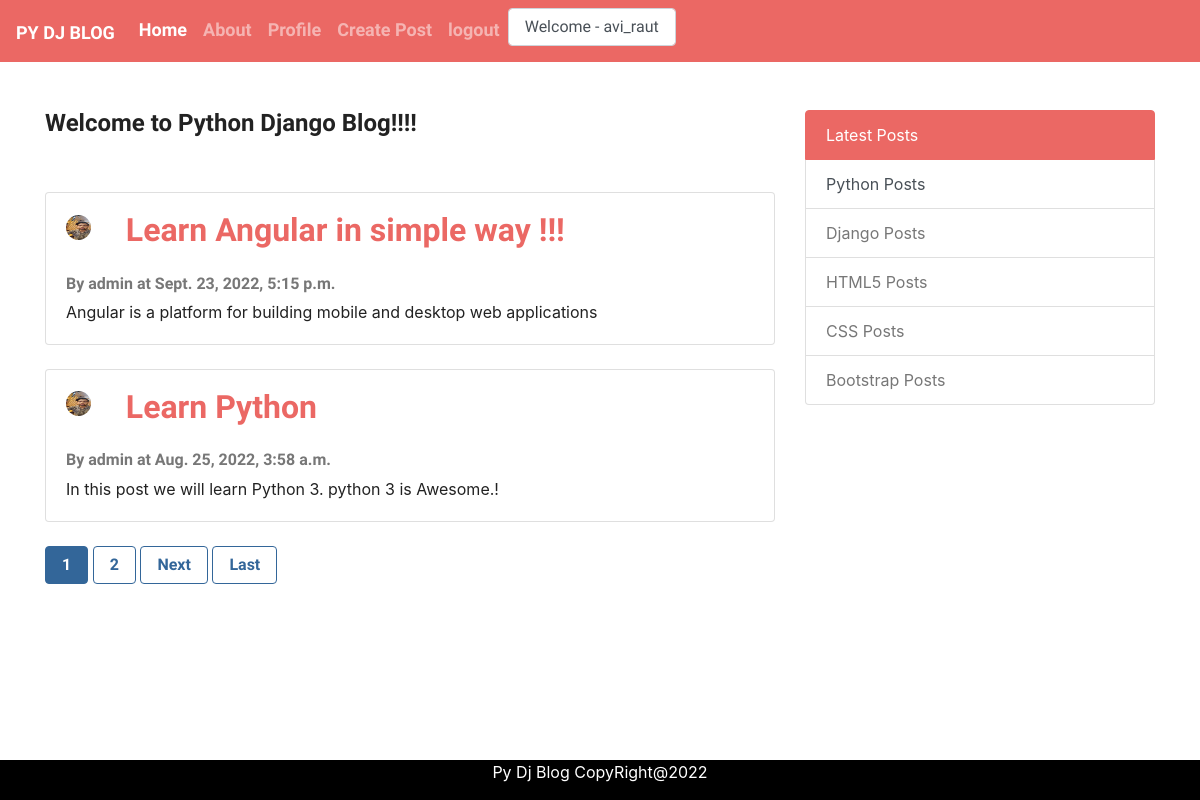
The page / (signed in) on the database its author committed.
### blog/models.py (models this page shows, shortened)
class Post(models.Model):
    title = models.CharField(max_length=100)
    content = models.TextField()
    date_posted = models.DateTimeField(default=timezone.now)  # possible values - auto_now = True , auto_now_add = True, default
    author = models.ForeignKey(User,on_delete = models.CASCADE)

### users/models.py (models this page shows, shortened)
class Profile(models.Model):
       user = models.OneToOneField(User, on_delete=models.CASCADE)
       image = models.ImageField(default='profile_pics/default.jpg', upload_to='profile_pics')

### blog/views.py (the view)
# urls.py: path('',PostListView.as_view(),name='home'),
class PostListView(ListView):
    model = Post
    template_name = 'home.html'  # <app>/<model>_<viewtype>.html
    context_object_name = 'posts'
    ordering = ['-date_posted']
    paginate_by = 2

### blog/templates/home.html (shortened to what this page needs)
{% extends 'base.html'%}
{% block content%}
        <h4>Welcome to Python Django Blog!!!!</h4>
        <br/>
        <br/>
        {% for p in posts  %}
        <div class="card">
            <div class="card-body">
              <div class="row">
                <div class="col-md-1">
                  <img class="rounded-circle" style="height:25px;width:25px" src="{{ p.author.profile.image.url }}">
                </div>
                <div  class="col-md-11">
                  <h2><a class="card-title" href="{% url 'post-detail' p.id %}">{{p.title}}</a></h2>
                </div>
              </div>
              <br>
              <h6 class="card-subtitle mb-2 text-muted">By {{p.author}} at {{p.date_posted}} <br/>
              </h6>
              <p class="card-text" style='white-space:pre'>{{p.content}}</p>
            </div>
        </div>
        <br/>
        {% endfor %}
        {% if is_paginated %}
      {% for num in page_obj.paginator.page_range %}
        {% if page_obj.number == num %}
          <a class="btn btn-info mb-4" href="?page={{ num }}">{{ num }}</a>
        {% elif num > page_obj.number|add:'-3' and num < page_obj.number|add:'3' %}
          <a class="btn btn-outline-info mb-4" href="?page={{ num }}">{{ num }}</a>
        {% endif %}
      {% endfor %}
      {% if page_obj.has_next %}
        <a class="btn btn-outline-info mb-4" href="?page={{ page_obj.next_page_number }}">Next</a>
        <a class="btn btn-outline-info mb-4" href="?page={{ page_obj.paginator.num_pages }}">Last</a>
      {% endif %}
    {% endif %}
{% endblock %}

### templates/base.html (shortened to what this page needs)
{% load static %}
<!DOCTYPE html>
<html lang="en">
<head>
    <link rel="stylesheet" type="text/css" href="{% static 'css/bootstrap.min.css'%}">
    <link rel="stylesheet" type="text/css" href="{% static 'css/custom.css'%}">
</head>
<body>
    <nav class="navbar navbar-expand-lg navbar-dark bg-primary">
        <a class="navbar-brand" href="#">Py DJ Blog</a>
        <div class="collapse navbar-collapse" id="navbarColor01">
          <ul class="navbar-nav mr-auto">
            <li class="nav-item active">
              <a class="nav-link" href="{% url 'home' %}">Home <span class="sr-only">(current)</span></a>
            </li>
            <li class="nav-item">
              <a class="nav-link" href="{% url 'about' %}">About</a>
            </li>
            {% if user.is_authenticated %}
              <li class="nav-item">
                <a class="nav-link" href="{% url 'profile' %}">Profile</a>
              </li>
              <li class="nav-item">
                <a class="nav-link" href="{% url 'post-create' %}">Create Post</a>
              </li>
              <li class="nav-item">
                <a class="nav-link" href="{% url 'logout' %}">logout</a>
              </li>
              <li>
                <label class="form-control">Welcome - {{ user.username }}</label>
              </li>
            {% endif %}
          </ul>
        </div>
      </nav>
    <br/>
    <br/>
    <div class="container">
      <div class="row">
      <div class="col-sm-8">
        {% block content%}
        {% endblock %}
      </div>
      <div class="col-sm-4">
        <div class="list-group">
          <a href="#" class="list-group-item list-group-item-action active">
            Latest Posts
          </a>
          <a href="#" class="list-group-item list-group-item-action">
            Python Posts
          </a>
          <a href="#" class="list-group-item list-group-item-action disabled">
            Django Posts
          </a>
          <a href="#" class="list-group-item list-group-item-action disabled">
            HTML5 Posts
          </a>
          <a href="#" class="list-group-item list-group-item-action disabled">
            CSS Posts
          </a>
          <a href="#" class="list-group-item list-group-item-action disabled">
            Bootstrap Posts
          </a>
        </div>
      </div>
    </div>
    </div>
  <div class="footer">
      <p>Py Dj Blog CopyRight@2022</p>
  </div>
</body>
</html>

### static/css/custom.css (style rules this page uses)
.footer { position: fixed; left: 0; bottom: 0; width: 100%; background-color:#000000; color: white; text-align: center; }

### rows shown on the page
Post: author.profile.image (picture), title "Learn Angular in simple way !!!", author "admin", date_posted "Sept. 23, 2022, 5:15 p.m.", content "Angular is a platform for building mobile and desktop web applications"
Post: author.profile.image (picture), title "Learn Python", author "admin", date_posted "Aug. 25, 2022, 3:58 a.m.", content "In this post we will learn Python 3. python 3 is Awesome.!"

### other values the page prints
{{ user.username }} "avi_raut"
{{ num }} "1"
{{ num }} "2"
